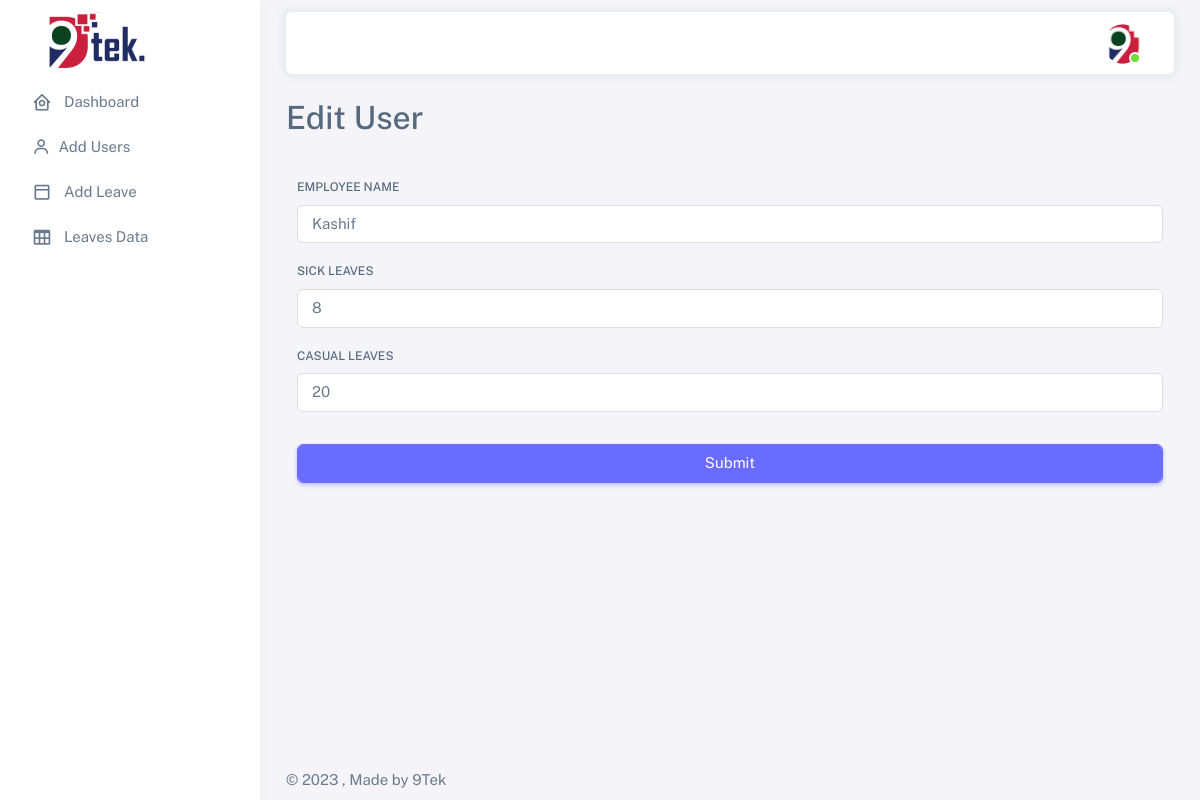
The page /HR/edit.php?id=11 (signed in) on the database its author committed.
### tables this page shows
CREATE TABLE `employess` (
  `id` int(11) NOT NULL,
  `employee` varchar(255) NOT NULL,
  `Sick Leaves` int(11) NOT NULL DEFAULT 10,
  `Casual Leaves` int(11) NOT NULL DEFAULT 20
);

### HR/edit.php (the view, shortened to what this page needs)
<?php
include '../include/db.php';
$id = $_GET['id'];
if($_SESSION['username'] =='HR'){
?>
<!DOCTYPE html>
<html
  lang="en"
  class="light-style layout-menu-fixed"
  dir="ltr"
  data-theme="theme-default"
  data-assets-path="../assets/"
  data-template="vertical-menu-template-free"
>
  <head>
    <link rel="stylesheet" href="../assets/vendor/fonts/boxicons.css" />
    <link rel="stylesheet" href="../assets/vendor/css/core.css" class="template-customizer-core-css" />
    <link rel="stylesheet" href="../assets/vendor/css/theme-default.css" class="template-customizer-theme-css" />
    <link rel="stylesheet" href="../assets/css/demo.css" />
    <link rel="stylesheet" href="../assets/vendor/libs/perfect-scrollbar/perfect-scrollbar.css" />
    <link rel="stylesheet" href="../assets/vendor/libs/apex-charts/apex-charts.css" />
  </head>
  <body>
    <div class="layout-wrapper layout-content-navbar">
      <div class="layout-container">
        <aside id="layout-menu" class="layout-menu menu-vertical menu bg-menu-theme">
          <div class="app-brand demo">
            <a href="index.php" class="app-brand-link">
             <img src="../assets/img/Logo-png-1.png">
            </a>
          </div>
          <?php
              include 'nav.php';
          ?>
        </aside>
         <div class="layout-page">
          <nav
            class="layout-navbar container-xxl navbar navbar-expand-xl navbar-detached align-items-center bg-navbar-theme"
            id="layout-navbar"
          >
            <div class="navbar-nav-right d-flex align-items-center" id="navbar-collapse">
              <ul class="navbar-nav flex-row align-items-center ms-auto">
                <li class="nav-item navbar-dropdown dropdown-user dropdown">
                  <a class="nav-link dropdown-toggle hide-arrow" href="javascript:void(0);" data-bs-toggle="dropdown">
                    <div class="avatar avatar-online">
                      <img src="../assets/img/avatars/1.png" alt class="w-px-40 h-auto rounded-circle" />
                    </div>
                  </a>
                </li>
              </ul>
            </div>
          </nav>
          <div class="content-wrapper">
            <div class="container-xxl flex-grow-1 container-p-y">
              <div class="row">
                <?php
$query = "SELECT * FROM `employess` WHERE `id` = '$id' ";
$result = mysqli_query($connection,$query);
$row = mysqli_fetch_assoc($result);
?>
          <h2>Edit User</h2>
          <div class="card-body">
            <div class="mb-3">
          <form action="upda.php" method="POST">
          		<div class="mb-3">
            <label class="form-label">Employee Name</label>
            <input type="text" name="nameE" placeholder="Add Employee Name" class="form-control" value="<?=$row['employee']?>">
        </div>
<div class="mb-3">
                        <label for="exampleFormControlInput1" class="form-label">Sick Leaves</label>
                        <input type="number" value="<?=$row['Sick Leaves']?>" class="form-control" id="exampleFormControlInput1" name="Sick" placeholder="Sick Leaves" max="10"  min="0">
                      </div>
                      <div class="mb-3">
                        <label for="exampleFormControlInput1" class="form-label">Casual Leaves</label>
                        <input type="number"  value="<?=$row['Casual Leaves']?>" class="form-control" id="exampleFormControlInput1" name="Casual" placeholder="Sick Leaves" max="20" min="0">
                      </div>
            <input type="submit" name="submit" class="form-control mt-3 btn btn-primary">
          </form>
          </div>
              </div>
              </div>
                  </div>
            <footer class="content-footer footer bg-footer-theme">
              <div class="container-xxl d-flex flex-wrap justify-content-between py-2 flex-md-row flex-column">
                <div class="mb-2 mb-md-0">
                  ©
                  , Made  by
                 9Tek
                </div>
              </div>
            </footer>
          </div>
        </div>
      </div>
    </div>
  </body>
</html>
<?php
}
?>

### assets/css/demo.css (style rules this page uses)
.menu .app-brand.demo { height: 64px; margin-top: 12px; }

### rows shown on the page
employess: nameE "Kashif", Sick "8", Casual "20"
